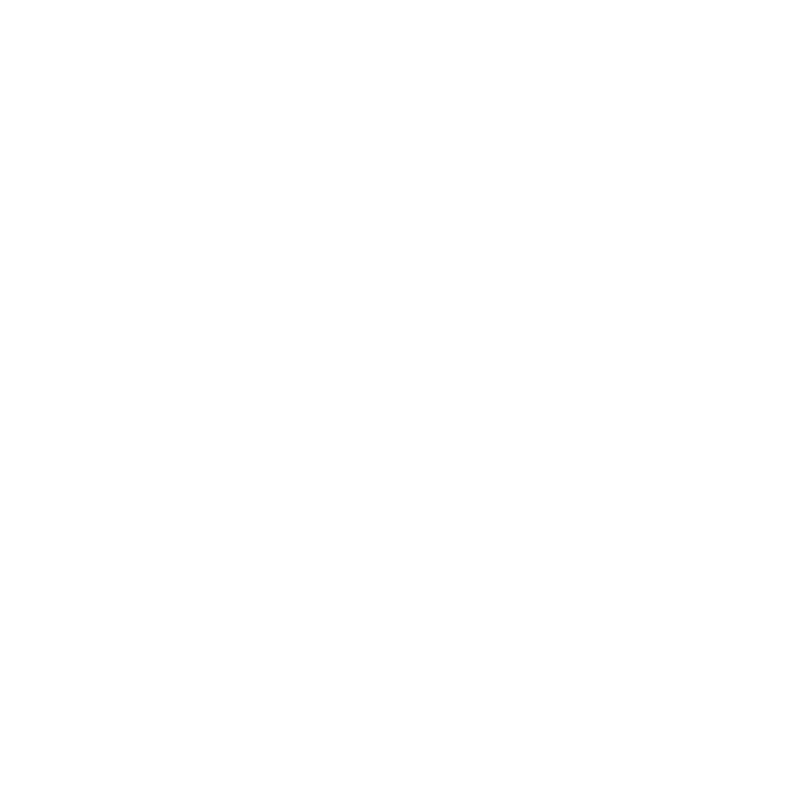
Frame 1 (no input)
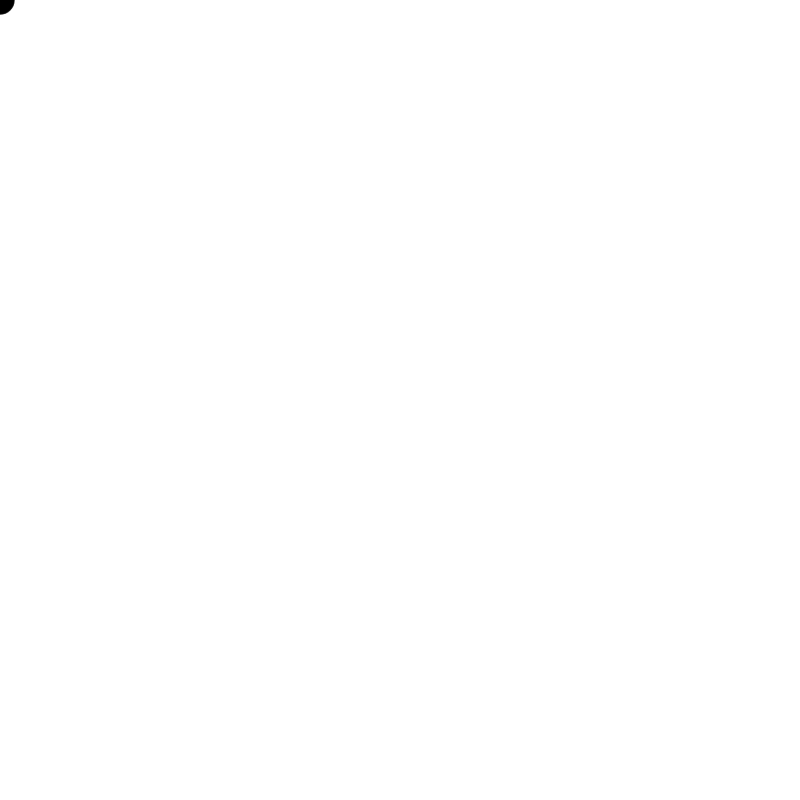
Frame 60 (no input)
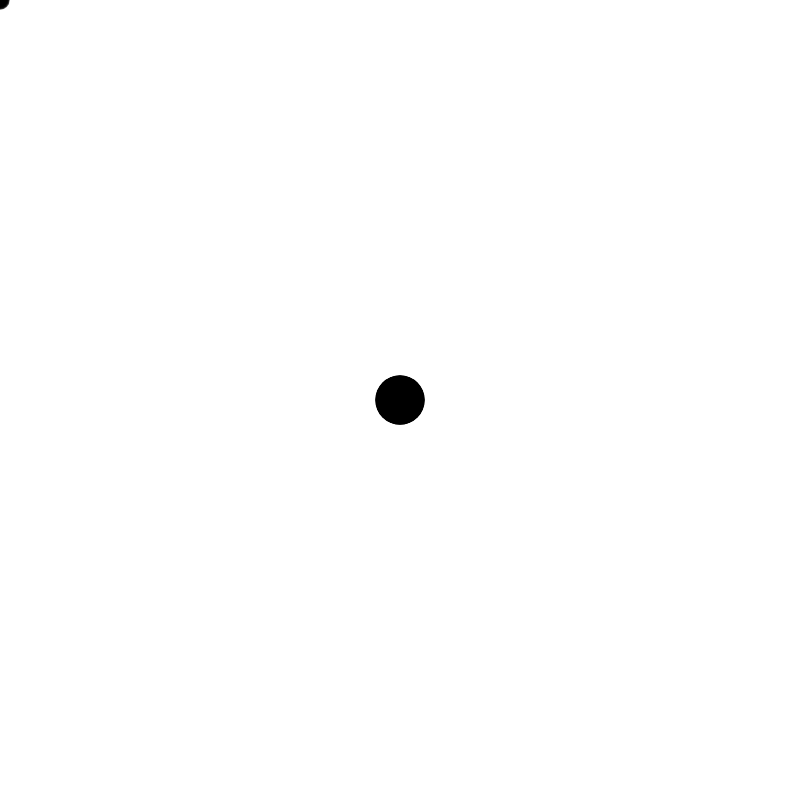
Frame 120 (the mouse pressed at the canvas centre since frame 60)

The p5.js sketch that drew these frames (run headless with seeded random() and noise() and a simulated clock; from frame 60 on, the mouse is pressed at the canvas centre):

// p5.js sketch
// ── sketch.js
const arr_len = 100;
const step = 2;

let arr;
let offset;
let arr_filled;

function setup() {
    createCanvas(800, 800);
    arr = new Float32Array(arr_len * step);
    offset = 0;
    arr_filled = 0;
    noStroke();
}

function draw() {
    background(255);

    arr[offset * step] = mouseX;
    arr[offset * step + 1] = mouseY;

    offset = (offset + 1) % arr_len;
    if (arr_filled < arr_len) {
        arr_filled++;
    }

    const oldest = arr_filled === arr_len ? offset : 0;

    for (let i = 0; i < arr_filled; i++) {
        const index = (oldest + i) % arr_len;

        fill(0, 0, 0, map(i, 0, arr_len, 0, 255));
        circle(arr[index * step], arr[index * step + 1], i/2);
    }
}
